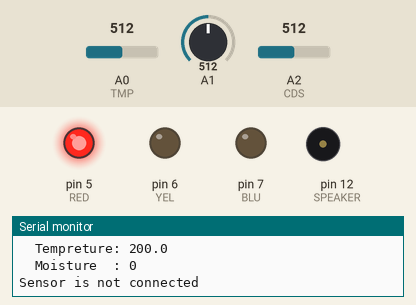
Simulated run of this sketch. Board: Arduino Uno, built with avr-gcc and run on an emulated ATmega328P. Parts: output pins drawn as LEDs (lit = HIGH), buzzer (waves = sounding), the last lines printed to the serial monitor. The inputs (shaded band) are chosen by the test bench; at power-on: A2 (CDS) = 512, A1 = 512, A0 (TMP) = 512.

Above: at 1.9 s.
2.0 s: A2 (CDS) set to 415
3.5 s: A2 (CDS) set to 385
At 5.7 s:
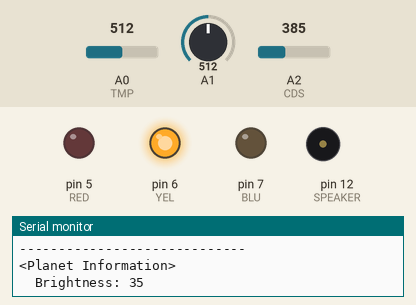
6.0 s: A2 (CDS) set to 166
8.0 s: A2 (CDS) set to 139
At 9.5 s:
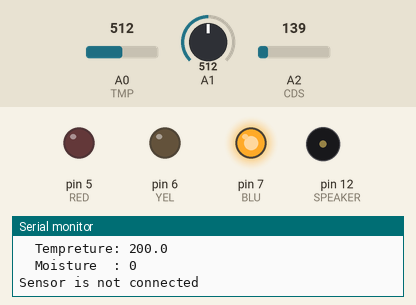
10.5 s: A1 set to 539
12.4 s: A1 set to 565
At 13.8 s:
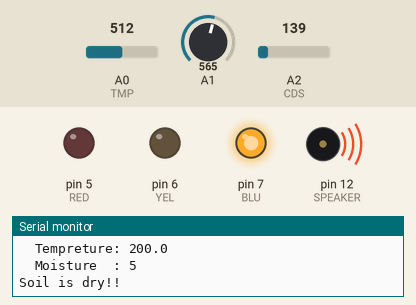
Timing chart, 0 to 16.0 s (numbered marks = the images above; inputs shaded):
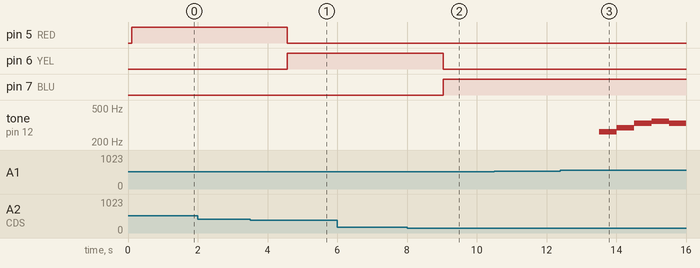

The sketch:

free_assignment.ino
```cpp
#include <LiquidCrystal.h>
#define SPEAKER 12   // 圧電スピーカを接続したピン番号
#define MOIST A1
#define CDS A2
#define RED 5
#define YEL 6
#define BLU 7
#define TMP A0
int beat = 500;  // 音の長さを指定

void setup(){
  Serial.begin(9600);
  pinMode(RED, OUTPUT);
  pinMode(YEL, OUTPUT);
  pinMode(BLU, OUTPUT);
}

void loop(){
  int ans , temp , moi, brightness;
  moi = analogRead(A1);
  Serial.println("-----------------------------");
  Serial.println("<Planet Information>");
  brightness = analogRead(CDS);
  delay(100);
  light_led(brightness);
  int bri = map(brightness, 600, 0, 0, 100);
  if (bri<0) bri = 0;
  if (bri>100) bri=100;

  Serial.print("  Brightness: ");
  Serial.println(bri);

  temp = analogRead(TMP);
  float tempreture = (temp/1024.0) * 5.0;
  tempreture = (tempreture - .5) * 100;
  Serial.print("  Tempreture: ");
  Serial.println(tempreture, 1);
  Serial.print("  Moisture  : ");
  moi = map(moi, 550, 820, 0, 100);
  if (moi<0) moi = 0;
  if (moi>100) moi = 100;
  Serial.println(moi);

  if(moi<50 && moi != 0){
      Serial.println("Soil is dry!!");
      frog();
  } else if (moi == 0){
      Serial.println("Sensor is not connected");
  } else {
      Serial.println("Soil is wet!!");
  }

  delay(1000);
}

void doo(){
     tone(SPEAKER,262,beat) ;  // ド
     delay(beat) ;
}

void le(){
     tone(SPEAKER,294,beat) ;  // レ
     delay(beat) ;
}
void me(){
     tone(SPEAKER,330,beat) ;  // ミ
     delay(beat) ;
}

void fa(){
     tone(SPEAKER,349,beat) ;  // ファ
     delay(beat) ;
}
void so(){
     tone(SPEAKER,392,beat) ;  // ソ
     delay(beat) ;
}

void la(){
     tone(SPEAKER,440,beat) ;  // ラ
     delay(beat) ;
}

void si(){
     tone(SPEAKER,494,beat) ;  // シ
     delay(beat) ;
}

void frog(){
  doo();
  le();
  me();
  fa();
  me();
  le();
  doo();
  delay(500);
  me();
  fa();
  so();
  la();
  so();
  fa();
  me();
  delay(500);
  doo();
  delay(500);
  doo();
  delay(500);
  doo();
  delay(500);
  doo();
  delay(500);
  beat = 250;
  doo();
  doo();
  le();
  le();
  me();
  me();
  fa();
  fa();
  beat = 500;
  me();
  le();
  doo();
  delay(1000);
}

void light_led(int brightness){
    if(brightness < 150){
    digitalWrite(YEL ,LOW);
    digitalWrite(RED ,LOW);
    digitalWrite(BLU, HIGH);
  } else if(brightness >=150 && brightness<400){
    digitalWrite(YEL ,HIGH);
    digitalWrite(RED ,LOW);
    digitalWrite(BLU ,LOW);
  } else {
    digitalWrite(RED, HIGH);
    digitalWrite(YEL ,LOW);
    digitalWrite(BLU ,LOW);
  }
}
```

Measured:
- the behaviour switches between 400 and 399 on A2 (CDS) (found by bisection; images 0 and 1)
- the behaviour switches between 150 and 149 on A2 (CDS) (found by bisection; images 1 and 2)
- the behaviour switches between 552 and 553 on A1 (found by bisection; images 2 and 3)
- after the input at 3.5 s, pin 5 (RED): HIGH → LOW after 1.1 s; pin 6 (YEL): LOW → HIGH after 1.1 s
- after the input at 8.0 s, pin 6 (YEL): HIGH → LOW after 1.0 s; pin 7 (BLU): LOW → HIGH after 1.0 s
- after the input at 12.4 s, tone on pin 12 (SPEAKER): plays 262 Hz for 0.50 s, 294 Hz for 0.50 s, 330 Hz for 0.50 s, 349 Hz for 0.50 s, 330 Hz for 0.48 s, starting after 1.1 s
